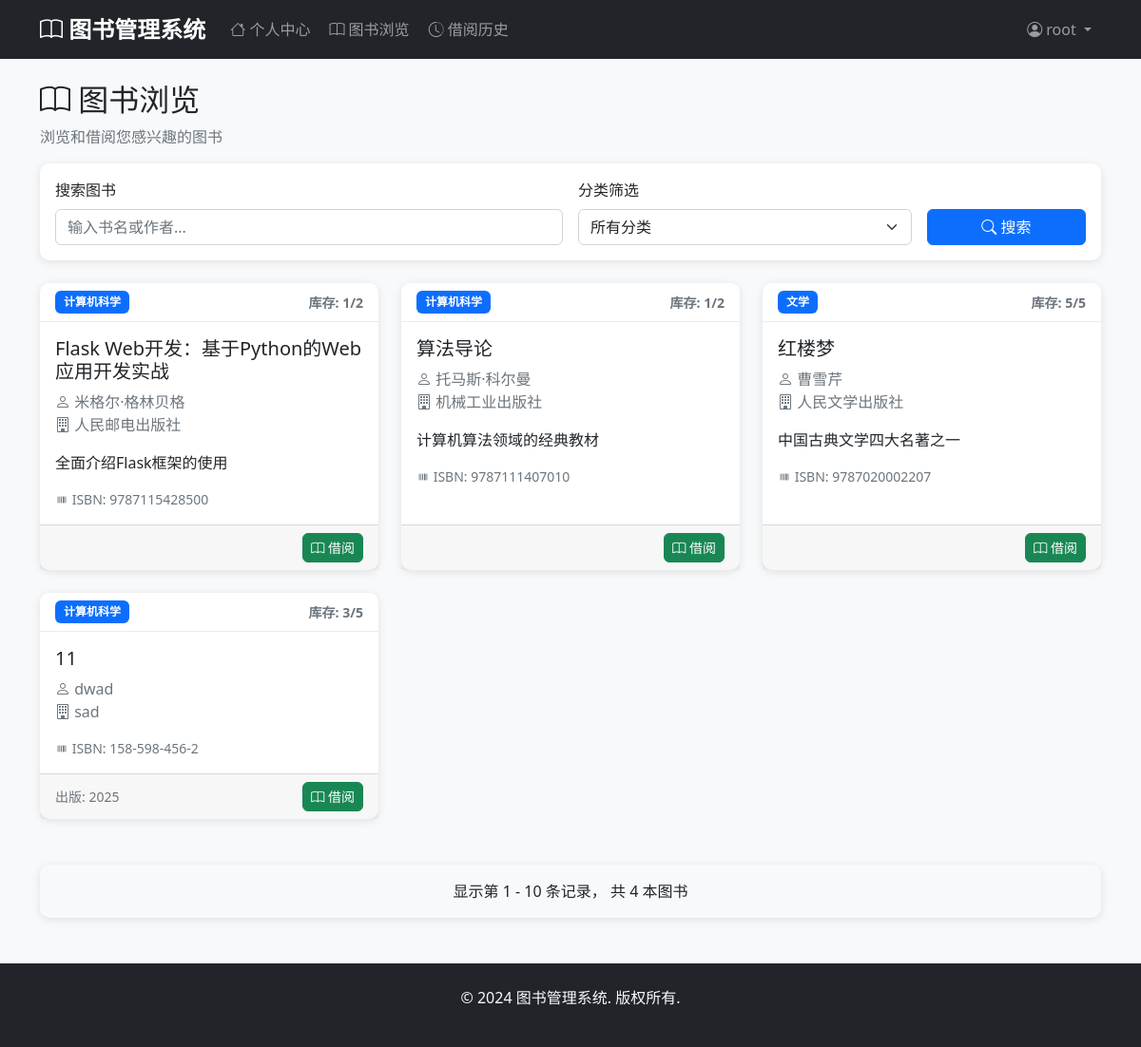
The page /books (signed in) on the database as committed earlier.
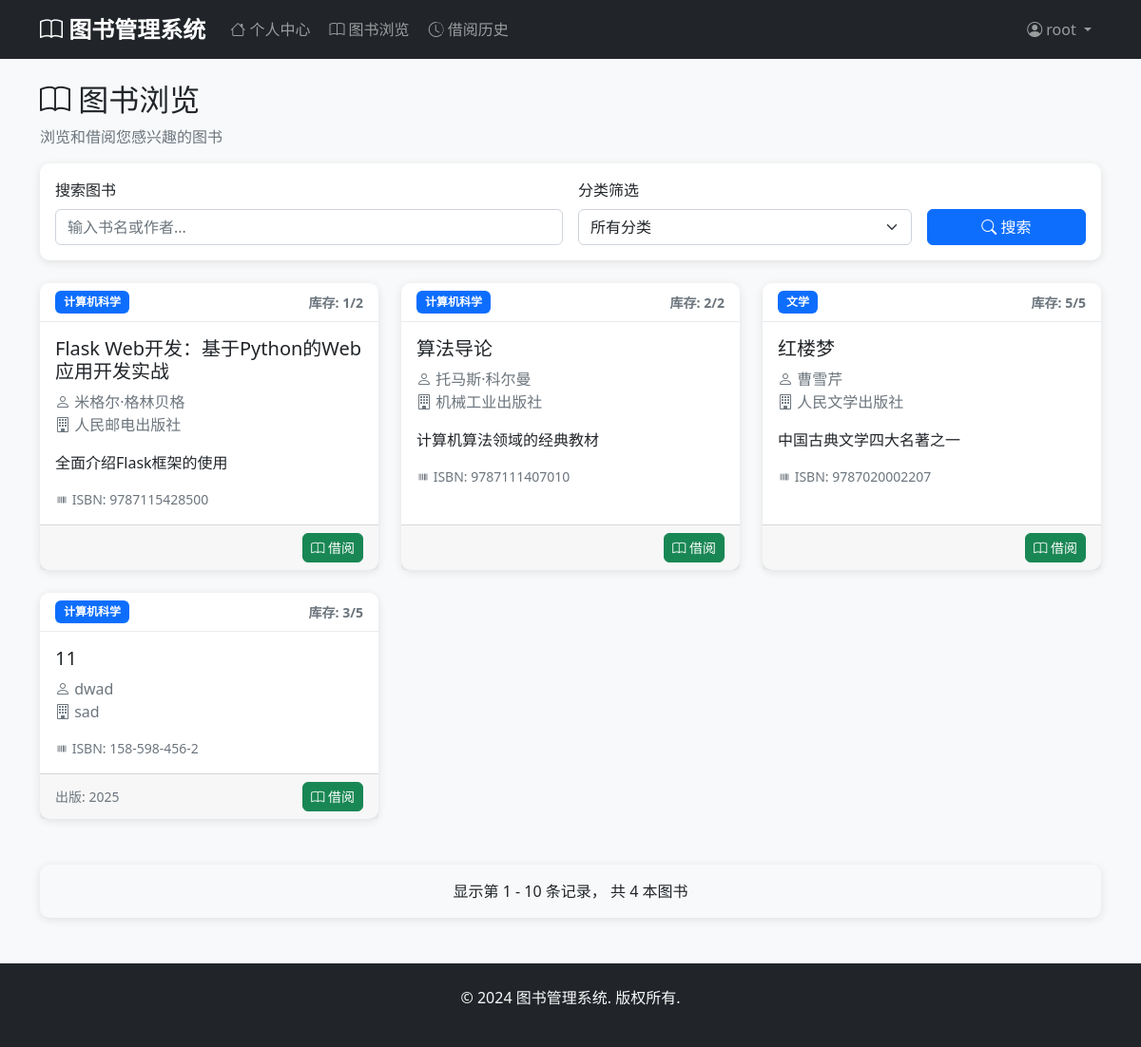
The same page on the database as committed later.
### models.py (models this page shows)
class Book(db.Model):
    __tablename__ = 'books'
    id = db.Column(db.Integer, primary_key=True)
    title = db.Column(db.String(200), nullable=False)
    author = db.Column(db.String(100), nullable=False)
    isbn = db.Column(db.String(20), unique=True, nullable=False)
    publisher = db.Column(db.String(100))
    publication_date = db.Column(db.Date)
    quantity = db.Column(db.Integer, default=1)
    available_quantity = db.Column(db.Integer, default=1)
    description = db.Column(db.Text)
    category_id = db.Column(db.Integer, db.ForeignKey('categories.id'), nullable=False)
    created_at = db.Column(db.DateTime, default=datetime.utcnow)
    updated_at = db.Column(db.DateTime, default=datetime.utcnow, onupdate=datetime.utcnow)
    borrow_records = db.relationship('BorrowRecord', backref='book', lazy=True)

class Category(db.Model):
    __tablename__ = 'categories'
    id = db.Column(db.Integer, primary_key=True)
    name = db.Column(db.String(100), unique=True, nullable=False)
    description = db.Column(db.Text)
    created_at = db.Column(db.DateTime, default=datetime.utcnow)
    books = db.relationship('Book', backref='category', lazy=True)

### app.py (the view)
@app.route('/books')
@login_required
def browse_books():
    category_id = request.args.get('category_id', type=int)
    page = request.args.get('page', 1, type=int)
    search = request.args.get('search', '')
    query = Book.query
    if category_id:
        query = query.filter_by(category_id=category_id)
    if search:
        query = query.filter(Book.title.contains(search) | Book.author.contains(search))
    books = query.filter(Book.available_quantity > 0).paginate(
        page=page, per_page=10, error_out=False
    )
    categories = Category.query.all()
    return render_template('user/browse_books.html',
                         books=books,
                         categories=categories,
                         selected_category=category_id,
                         search=search)

### app.py (called while the page is built)
@login_manager.user_loader
def load_user(user_id):
    try:
        user_id = int(user_id)
        admin = Admin.query.get(user_id)
        if admin:
            return admin
        user = User.query.get(user_id)
        return user
    except (ValueError, TypeError):
        return None

### templates/user/browse_books.html (shortened to what this page needs)
{% extends "base.html" %}
{% block content %}
<div class="row">
    <div class="col-12">
        <h2><i class="bi bi-book"></i> 图书浏览</h2>
        <p class="text-muted">浏览和借阅您感兴趣的图书</p>
    </div>
</div>
<div class="row mb-4">
    <div class="col-12">
        <div class="card">
            <div class="card-body">
                <form method="GET" class="row g-3">
                    <div class="col-md-6">
                        <label for="search" class="form-label">搜索图书</label>
                        <input type="text" class="form-control" id="search" name="search"
                               value="{{ search }}" placeholder="输入书名或作者...">
                    </div>
                    <div class="col-md-4">
                        <label for="category_id" class="form-label">分类筛选</label>
                        <select class="form-select" id="category_id" name="category_id">
                            <option value="">所有分类</option>
                        </select>
                    </div>
                    <div class="col-md-2 d-flex align-items-end">
                        <button type="submit" class="btn btn-primary w-100">
                            <i class="bi bi-search"></i> 搜索
                        </button>
                    </div>
                </form>
            </div>
        </div>
    </div>
</div>
<div class="row">
    {% if books.items %}
        {% for book in books.items %}
        <div class="col-md-4 mb-4">
            <div class="card h-100">
                <div class="card-header d-flex justify-content-between align-items-center">
                    <span class="badge bg-primary">{{ book.category.name }}</span>
                    <small class="text-muted">库存: {{ book.available_quantity }}/{{ book.quantity }}</small>
                </div>
                <div class="card-body">
                    <h5 class="card-title">{{ book.title }}</h5>
                    <p class="card-text text-muted">
                        <i class="bi bi-person"></i> {{ book.author }}
                        {% if book.publisher %}<br>
                        <i class="bi bi-building"></i> {{ book.publisher }}
                        {% endif %}
                    </p>
                    {% if book.description %}
                    <p class="card-text">{{ book.description[:100] }}{% if book.description|length > 100 %}...{% endif %}</p>
                    {% endif %}
                    <div class="text-muted small">
                        <i class="bi bi-upc"></i> ISBN: {{ book.isbn }}
                    </div>
                </div>
                <div class="card-footer d-flex justify-content-between align-items-center">
                    <small class="text-muted">
                        {% if book.publication_date %}
                        出版: {{ book.publication_date.strftime('%Y') }}
                        {% endif %}
                    </small>
                    {% if book.available_quantity > 0 %}
                        <a href="{{ url_for('borrow_book', book_id=book.id) }}"
                           class="btn btn-success btn-sm"
                           onclick="return confirm('确定要借阅《{{ book.title }}》吗？')">
                            <i class="bi bi-book"></i> 借阅
                        </a>
                    {% else %}
                        <button class="btn btn-secondary btn-sm" disabled>
                            <i class="bi bi-x-circle"></i> 暂无库存
                        </button>
                    {% endif %}
                </div>
            </div>
        </div>
        {% endfor %}
    {% endif %}
</div>
<div class="row mt-4">
    <div class="col-12">
        <div class="card bg-light">
            <div class="card-body text-center">
                <p class="mb-0">
                    显示第 {{ (books.page - 1) * 10 + 1 }} - {{ books.page * 10 }} 条记录，
                    共 {{ books.total }} 本图书
                </p>
            </div>
        </div>
    </div>
</div>
{% endblock %}

Rows that differ between the two databases and show on the page:
changed Book "算法导论": available_quantity "1" → "2"
